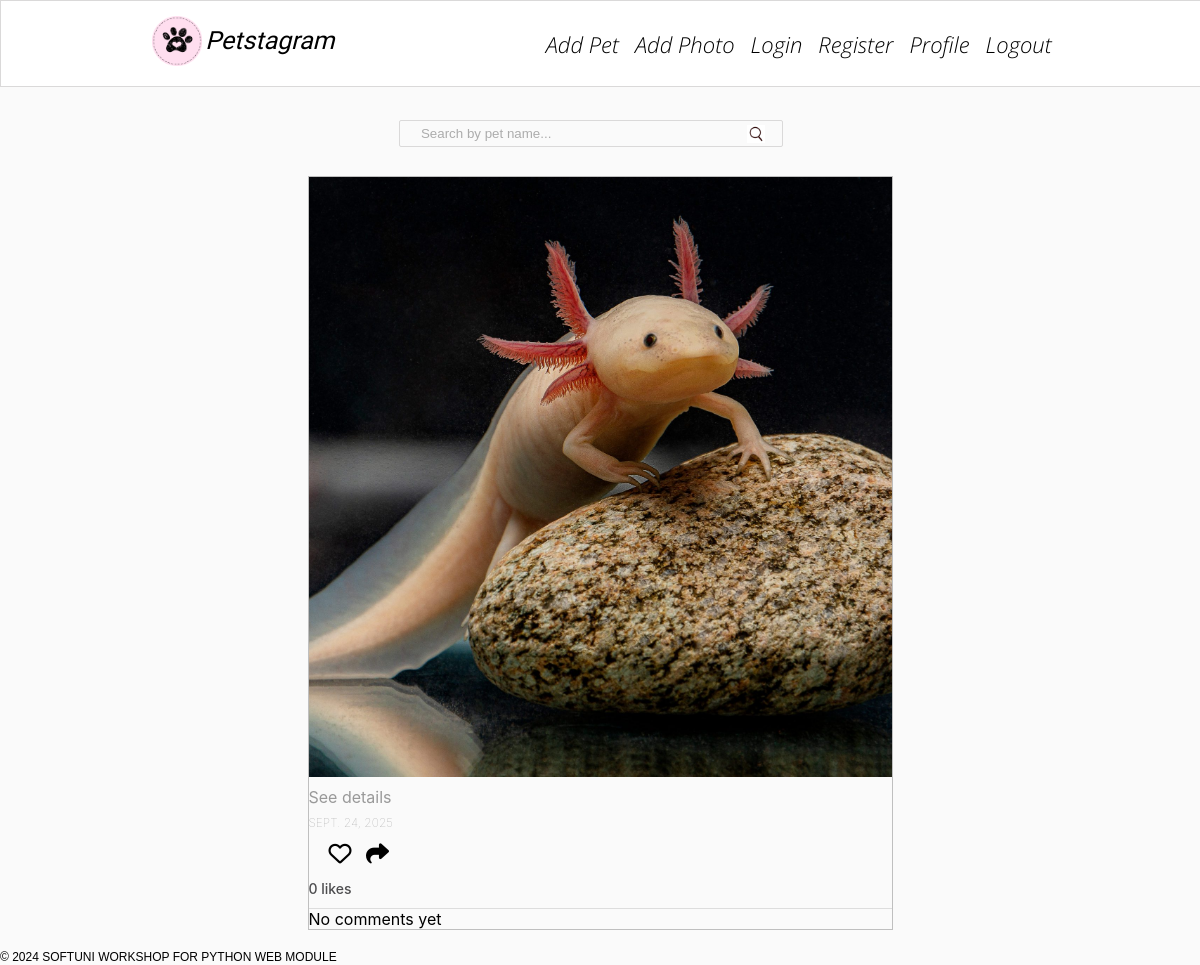
The page / on the database its author committed.
### petstagram/photos/models.py (models this page shows)
class Photo(models.Model):
    photo = models.ImageField(upload_to='photos/',
    validators=(validate_file_size,),
    blank=True,
    null=True,)
    description = models.TextField(
        max_length=300,
        validators=(MinLengthValidator(10),),
        blank=True, null=True,
    )
    location = models.CharField(max_length=30, blank=True, null=True)
    tagged_pets = models.ManyToManyField(Pet, blank=True)
    date_of_publication = models.DateField(auto_now=True)

### petstagram/common/views.py (the view)
# urls.py: path('', views.show_home_view, name='home'),
def show_home_view(request):
    all_photos = Photo.objects.all()
    context = {
        'all_photos': all_photos,
    }
    return render(request, template_name='common/home-page.html', context=context)

### templates/common/home-page.html (shortened to what this page needs)
{% extends 'base.html' %}
{% load static %}
{% block content %}
<div class="container">
  <div class="col-9">
    <form class="searchbar" method="post">
      <input type="text" placeholder="Search by pet name...">
    </form>
    {% include 'common/pet-posts.html' %}
  </div>
</div>
{% endblock %}

### templates/common/pet-posts.html (shortened to what this page needs)
{% for photo in all_photos %}
<div class="card">
  <article class="post" id="photo-{{ photo.id }}">
    <div class="imgBx">
      <img src="{{ photo.photo.url }}" alt="post" class="cover">
    </div>
    <a class="detailsLink" href="{% url 'photo-details' photo.pk %}">
      <h4 class="details">See details</h4>
    </a>
    <h5 class="postTime">{{ photo.date_of_publication }}</h5>
    <div class="bottom">
      <div class="actionBtns">
        <div class="left">
          <span class="heart">
            <a href="{% url 'like' photo.id %}">
              {% if photo.like_set.all %}
              <i class="fa-solid fa-heart" style="color:#ed4040;"></i>
              {% else %}
              <i class="fa-regular fa-heart"></i>
              {% endif %}
            </a>
          </span>
          <a class="share" href="{% url 'share' photo.id %}">
            <i class="fa-solid fa-share"></i>
          </a>
        </div>
      </div>
    </div>
    <span class="likes">{{ photo.like_set.count }} likes</span>
    <div class="comments">
      {% for comment in photo.comments.all %}
      <p><b>Comment:</b> {{ comment.text }}</p>
      {% empty %}
      <p>No comments yet</p>
      {% endfor %}
    </div>
  </article>
  {% empty %}
  <p>No photos yet.</p>
</div>
{% endfor %}

### static/css/home.css (style rules this page uses)
* { margin: 0; padding: 0; box-sizing: border-box; }
body { font-family: -apple-system, system-ui, "Segoe UI", Roboto, Oxygen, Ubuntu, Cantarell, "Open Sans", "Helvetica Neue", sans-serif; background: #fafafa; min-height: 100vh; }
.container { padding: 15px 0; width: 75%; display: flex; align-items: center; justify-content: space-between; }
.container a { color: #403e3e; }
.searchbar { width: -10%; margin: 0 18% 5% 0; text-align: end; }
.searchbar input { background-color: #fafafa; width: 80%; padding: 5px 5px 5px 0; text-indent: 21px; outline: none; border: 1px solid rgb(218, 217, 217); border-radius: 2px; color: rgb(77, 77, 77); }
.searchbar input::placeholder { font-weight: lighter; color: rgb(172, 172, 172); }
main .container { position: relative; margin-top: 60px; width: 75%; display: flex; align-items: flex-start; justify-content: space-between; }
.col-9 { width: 65%; margin: 5% auto; margin-bottom: -20px; }
.col-9 .card { margin-bottom: 20px; position: relative; width: 100%; display: inline-block; border: 1px solid rgba(7, 7, 7, 0.24); }
.col-9 .card .bottom { padding: 10px 20px; }
.cover { position: absolute; top: 0; left: 0; width: 100%; height: 100%; object-fit: cover; }
.imgBx { position: relative; width: 100%; min-height: 600px; }
.actionBtns { display: flex; justify-content: space-between; align-items: center; font-size: 23px; }
.actionBtns i { cursor: pointer; }
.actionBtns .left i { margin-right: 8px; }
.likes { font-weight: 500; margin-top: 5px; font-size: 14px; cursor: default; color: #4d4d4f; }
.details { margin-top: 10px; font-weight: 400; color: #999; }
.postTime { margin-top: 8px; font-weight: lighter; cursor: default; color: rgb(163, 163, 163); font-size: 12px; text-transform: uppercase; }
a { text-decoration: none; }
i { color: black; }

### static/css/photoDetails.css (style rules this page uses)
.comments { display: flex; margin-top: 10px; border-top: 1px solid #ddd; }

### rows shown on the page
Photo: photo (picture), date_of_publication "SEPT. 24, 2025", like_set.count "0"
